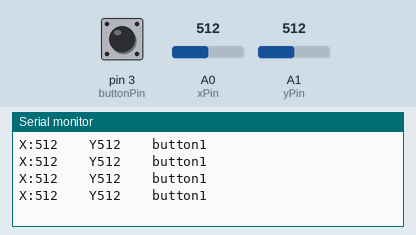
This sketch was run on a simulated Arduino Uno, built with avr-gcc and run on an emulated ATmega328P. Shown: the last lines printed to the serial monitor. The test bench sets the inputs (shaded band); at power-on: A0 (xPin) = 512, A1 (yPin) = 512, pin 3 (buttonPin) HIGH. No radio packets arrive unless stated.

Above: at 1.2 s.
1.3 s: A0 (xPin) set to 716
At 1.73 s:
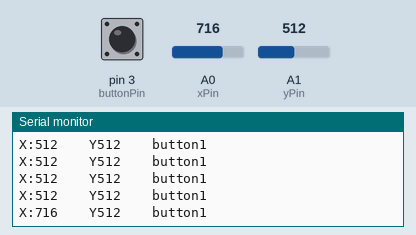
2.8 s: A1 (yPin) set to 716
At 2.95 s:
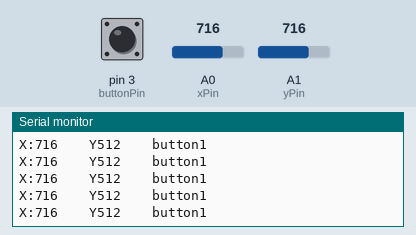
4.3 s: pin 3 (buttonPin) pulled LOW for 0.35 s
At 4.77 s:
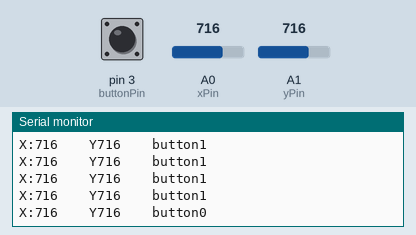
6.1 s: A0 (xPin) set to 900
At 6.29 s:
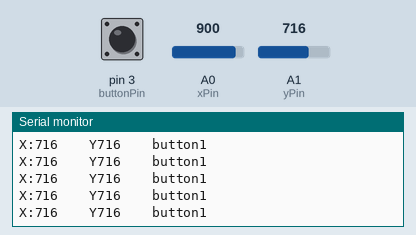
7.6 s: pin 3 (buttonPin) pulled LOW for 1 s
At 8.11 s:
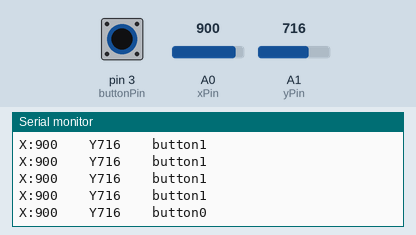
10.1 s: A1 (yPin) set to 900
At 10.24 s:
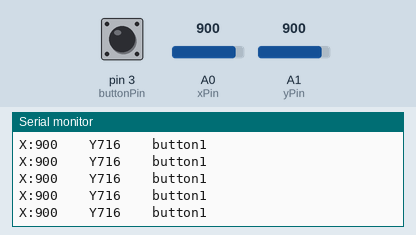
Timing chart, 0 to 12.6 s (numbered marks = the images above; inputs shaded):
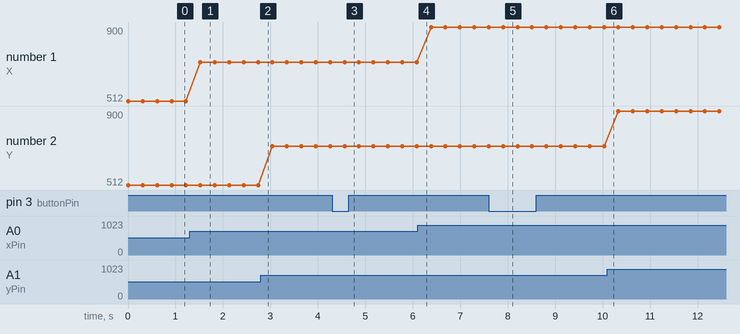

The sketch:

Controller.ino
```cpp
/* YOU HAVE TO INSTALL THE RF24 LIBRARY BEFORE UPLOADING THE CODE
   https://github.com/tmrh20/RF24/
*/

#include <SPI.h>        //SPI library for communicate with the nRF24L01+
#include "RF24.h"       //The main library of the nRF24L01+

RF24 radio(7, 8);

//Create a pipe addresses for  communication
const uint64_t pipe = 0xE8E8F0F0E1LL;


struct package
{
  int X=1;
  int Y=1;
};

typedef struct package Package;
Package pos;


int xPin = A0;
int yPin = A1;

int buttonPin = 3;
int buttonState;

void setup() {
  Serial.begin(9600);
  radio.begin();                 //Start the nRF24 communicate
  radio.openWritingPipe(pipe);   //Sets the address of the receiver to which the program will send data.
  pinMode(buttonPin, INPUT_PULLUP); // Activate pull-up resistor on the push button pin

}

void loop() {

  pos.X = analogRead(xPin); // Read Joysticks X-axis
  pos.Y = analogRead(yPin); // Read Joysticks Y-axis
  buttonState = digitalRead(buttonPin);
  // X value
  Serial.print("X:");
  Serial.print(pos.X);
  Serial.print("    Y");
  Serial.print(pos.Y);
  Serial.print("    button");
  Serial.println(buttonState);

  radio.write(&pos, sizeof(pos)); // Send data  to the other NRF24L01 module
  radio.write(&buttonState, sizeof(buttonState));
  delay(300);

}
```

Measured:
- after the input at 1.3 s, the serial monitor: prints a new line after 0.22 s (image 1)
- after the input at 4.3 s, the serial monitor: prints a new line after 0.26 s (image 3)
- after the input at 7.6 s, the serial monitor: prints a new line after 0.30 s (image 5)
- plotted number 1: 512 → 716 after the input at 1.3 s, 716 → 900 after the input at 6.1 s
